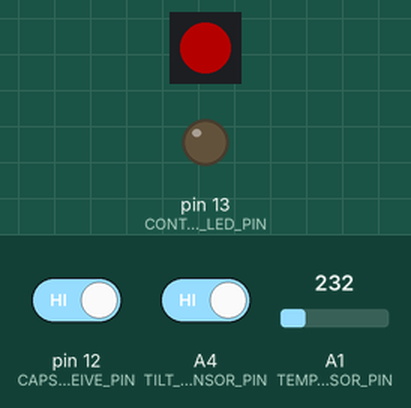
This sketch was run on a simulated Arduino Leonardo, built with avr-gcc and run on an emulated ATmega32U4. Parts: 1 RGB LEDs in strip order, left to right, output pins drawn as LEDs (lit = HIGH). The test bench sets the inputs (shaded band); at power-on: pin 12 (CAPSENSE_RECEIVE_PIN) HIGH, A1 (TEMPERATURE_SENSOR_PIN) = 232, A4 (TILT_SENSOR_PIN) HIGH. Dim RGB values are drawn brighter than linear; the strip is taken to match the declared colour order; random numbers use the default seed unless the sketch sets one; pins used as bus, display or sensor lines are not drawn; what the sketch prints to the serial monitor is not drawn.

Above: at 0.87 s.
0.9 s: pin 12 (CAPSENSE_RECEIVE_PIN) driven LOW
At 1.7 s:
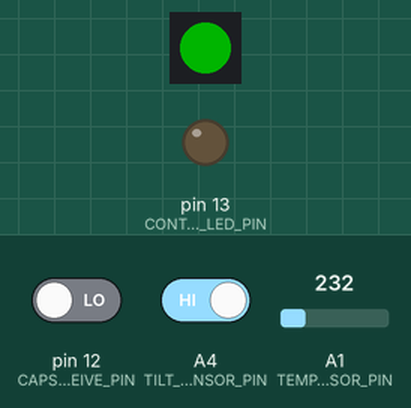
2.4 s: pin 12 (CAPSENSE_RECEIVE_PIN) driven HIGH
At 2.56 s:
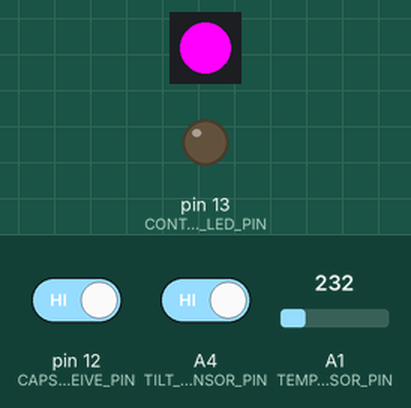
At 3.0 s:
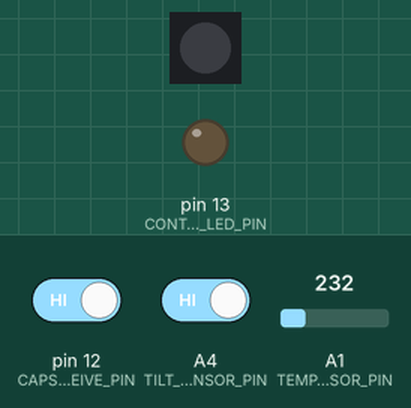
Timing chart, 0 to 5.4 s (numbered marks = the images above; inputs shaded):
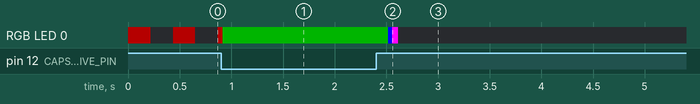

The sketch:

arduino.ino
```cpp
/* cube-arduino.ino

 ****************************************************************************
 * Glowing Thermometer Cube                                                 *
 ****************************************************************************
   Lange Nacht der Forschung / Lunga notte della Ricerca 2014 @ TIS FabLab

 The Glowing Thermometer Cube is an Arduino controlled RGB LED inside a
 translucent white cube. By touching the touch sensitive area (near the bent
 wire) you can switch between 2 modes:

 * in thermometer mode the cube's color reflects the room temperature. Blue
   means it is cold (default set to 20C), magenta is rather warm (35C), and
   temperatures in between are interpolated.
 * the second mode is the cube glowing with white light.
 * if you keep touching the sensor area, the led cycles slowly through the
   rainbow colors and stops when you let go.

 * you can define more modes if you want, we already wrote some effects and
   put the functions into colors.h. Feel free to add your own!

 * to switch the lamp on and off simply turn it upside down!

 When you power on the lamp it blinks red. Please touch the capacitive sensor
 for 1-2 seconds to calibrate it.

 ****************************************************************************

 This sketch  works with an Arduino Leonardo with the following components
 plugged directly into the specified pins:

 * temperature sensor LM35 with flat side out in pin A0, A1 and A2.
   First pin = +5V of LM35 is A0
 * WS2812 LED
   - Data out is connected to pin 2 through a 330 Ohm resistor - you will need
     to solder here
   - +5V and GND go to Arduino's +5V and GND pins near the USB socket - here
     there is soldering needed, too
   - Data out is not used
 * Tilt sensor to pins A4 and A5
 * The touch antenna, which is a bent piece of wire, is connected to pin 12.
   Pin 12 is also connected via a 100pF capacitor to GND (nearby pin).
   Pins 10 and 12 are conneced via a 10MOhm resistor.

 */


// *********************************************
// CONSTANT DEFINITIONS
// *********************************************

// pins
#define CONTROL_LED_PIN 13          // arduino's builtin LED is on pin 13
#define PIN_WS2811 2                // WS2812LED data pin (Adafruit_NeoPixel)
#define TEMPERATURE_SENSOR_PWR A0   // +5V power supply for LM35 sensor
#define TEMPERATURE_SENSOR_PIN A1   // analog input for temperature sensor
#define TEMPERATURE_SENSOR_GND A2   // ground for LM35 temperature sensor
#define TILT_SENSOR_PIN A4          // pin1 of the tilt sensor
#define TILT_SENSOR_GND A5          // pin2 of the tilt sensor
#define CAPSENSE_SEND_PIN 10        // touch sensor sender pin
#define CAPSENSE_RECEIVE_PIN 12     // receive pin of the touch sensor

//constants
const float MIN_TEMPERATURE=20.0;   // lower end of temperature interval
const float MIN_HUE=240.0;          // HSV hue for min temperature (240=blue)
const float MAX_TEMPERATURE=35.0;   // upper end of temp. interval
const float MAX_HUE=-60.0;          // HSV hue for max temp (-60=300=magenta)
const int LONGTOUCH_TIME=400;       // millisecs for long-touch
const int TILT_DEBOUNCE=100;        // ignore tilt sensor after status change
const int PRINT_TIME=5000;          // print temperature to serial interval

// mode identifiers
const byte MODE_THERMOMETER=0;
const byte MODE_OFF=80;
const byte MODE_ON=81;
const byte MODE_COLORSELECT=90;
const byte MODE_KEEPCOLOR=91;

// *********************************************
// GLOBAL VARIABLES
// *********************************************

byte currentMode = 0;             // currently active mode
byte oldMode = 0;                 // remember mode for wen you turn it back on
float temperature = 0;            // room temperature
float hue = 0;                    // color hue that reflects temperature
bool newValue = LOW;              // buffer for input tilt + touch sensors
bool oldTiltValue = LOW;          // used to filter tilt sensor readings
bool currentTouchStatus = LOW;    // HIGH when touch is detected
bool currentTiltStatus = LOW;     // HIGH when cube is upside down (filtered)
unsigned long touchTime = 0;      // time variable to detect long touches
unsigned long tiltLock = 0;       // time variable for filtering tilt signal
unsigned long printTime = 0;      // time variable for temperature output

// *********************************************
// INCLUDE LIBRARIES / EXTERNAL FILES
// *********************************************

#include <Adafruit_NeoPixel.h>      // Adafruit's WS2812 LED library
#include "led.h"                    // we manage the led library for you
#include "colors.h"                 // here are some led light effects
#include <CapacitiveSensor.h>       // capacitive touch sensor library
#include "capsense.h"               // we manage the touch sensor as well

// *********************************************
// SETUP FUNCTION
// *********************************************

void setup() {
  Serial.begin(9600);
  // temperature sensor
  analogReference(INTERNAL); // reference for temperatur reading: 2.56V
  // WARNING: wrong settings can damage temperature sensor and arduino:
  pinMode(TEMPERATURE_SENSOR_PWR, OUTPUT);
  digitalWrite(TEMPERATURE_SENSOR_PWR, HIGH); // +5v for lm35
  pinMode(TEMPERATURE_SENSOR_GND, OUTPUT);
  digitalWrite(TEMPERATURE_SENSOR_GND, LOW); // ground for lm35
  // tilt sensor
  pinMode(TILT_SENSOR_PIN, INPUT_PULLUP); // HIGH unless grounded
  pinMode(TILT_SENSOR_GND, OUTPUT);
  digitalWrite(TILT_SENSOR_GND, LOW); // ground for tilt sensor
  // onboard status led
  pinMode(CONTROL_LED_PIN, OUTPUT);
  // WS2812LED
  led_initialize(); // initialize led functions
  // touch sensor
  capsense_initialize(); // please touch sensor to calibrate it
}

// *********************************************
// MAIN LOOP
// *********************************************

void loop() {
  // ********** PROCESS TOUCH SENSOR ***********************************
  if (currentMode!=MODE_OFF) { //only react to touches when lamp is on
    newValue = capsense_read(); // HIGH when your finger touches the antenna
    if (newValue==HIGH) { // you are touching the sensor NOW
      // if newValue differs from currentTouchStatus (=value by the end of the
      // last loop) it means that you touched the cube just now
      if (newValue!=currentTouchStatus)
      touchTime = millis(); // remember timestamp for long-touch detection
      else { // you're touching the sensor for a while now...
        if ((millis()-touchTime)>LONGTOUCH_TIME) // is this a "longtouch"?
        currentMode = MODE_COLORSELECT;  // special mode to select color
       }
    }
    else { // you are not touching the sensor
      if (newValue!=currentTouchStatus) { // you let it go just now
        if ((millis()-touchTime)>LONGTOUCH_TIME) // it was a long touch
          currentMode = MODE_KEEPCOLOR; // keep color you set manually
        else // short touch
          currentMode = currentMode + 1; // next mode
      }
    }
    currentTouchStatus = newValue; // remember new touch status for next loop
    // turn the onboard led on when a touch is detected:
    digitalWrite(CONTROL_LED_PIN, currentTouchStatus);
  }
  // ********** PROCESS TILT SENSOR ************************************
  newValue = digitalRead(TILT_SENSOR_PIN); // HIGH when you tilt the cube
  if (newValue!=oldTiltValue) { // sensor value has changed
    // the tilt sensor is really sensitive and every vibration produces a
    // short signal spike - we need to smooth that out. also the ball
    // inside the sensor tends to bounce after tilting, sending on and off
    // signals repeatedly
    // therefore we ignore signals that are shorter than TILT_DEBOUNCE
    tiltLock = millis() + TILT_DEBOUNCE;
    oldTiltValue = newValue; // remember current value
  }
  else if (millis()>tiltLock) { // signal is constant for TILT_DEBOUNCE ms
    if (newValue==HIGH) { // cube is upside down
      if (newValue!=currentTiltStatus) { // was standing upright until now
        if (currentMode==MODE_OFF)
          currentMode = MODE_ON;
        else {
          oldMode = currentMode; // remember mode for when we switch on
          currentMode = MODE_OFF;
        }
      }
	}
    currentTiltStatus = newValue; // remember cube orientation
  }

  // ********** DISPLAY CURRENT MODE ***********************************
  switch (currentMode) {
  case 1: // white light
    led_setRGB(255, 255, 255); // 100% red 100% green 100% blue = white
    break;
//  case 2:
//    effect_heartbeat(160, 0, 255);
//    break;
  /*
    Insert more modes here!
    try the following light effects:
      effect_pulse(255, 255, 255);      // pulsing white light
      effect_candle();                  // candle light effect
      effect_rainbow(3000);             // cycle rainbow colors in 3 secs
      effect_heartbeat(160, 0, 255);    // slow purple heartbeat
      effect_blink(13, 178, 177, 500);  // blinking LuNa turquoise
    ... and then write your own!
  */
  case MODE_OFF: // special mode: turn off the light ...
    // ... activated by turning the cube upside down
    led_setRGB(0, 0, 0); // 0% red 0% green 0% blue = black = off
    break;
  case MODE_ON: // special mode: turn back on the light ...
    if (oldMode==MODE_KEEPCOLOR) led_setHSV(hue, 1, 1);
      currentMode = oldMode;
    break;
  case MODE_COLORSELECT: // special mode: slowly change color ...
    // ... activated by long-touching the cube
    hue = effect_rainbow(15000); // cycle through colors in 15 seconds
    break;
  case MODE_KEEPCOLOR: // special mode: don't do anything...
    // ... when you let go the cube after changing colors
    break;
  case MODE_THERMOMETER: // thermometer light
  default:
    // get temperature and calculate smoothed average
    temperature = (temperature * 0.9) + (temperature_read()*0.1);
    // limit temperature to interval [min_temperature, max_temperature]
    if (temperature>MAX_TEMPERATURE)
      temperature = MAX_TEMPERATURE;
    else if (temperature<MIN_TEMPERATURE)
      temperature = MIN_TEMPERATURE;
    // calculate corresponding color hue (hue as in HSV color spectrum)
    hue = MIN_HUE + (temperature - MIN_TEMPERATURE) * (MAX_HUE - MIN_HUE) / (MAX_TEMPERATURE - MIN_TEMPERATURE);
    if (hue<0) hue = hue + 360; // add 360 if hue angle is negative
    // set led to hsv color
    led_setHSV(hue, 1, 1);
    // make sure mode is 0
    currentMode = 0;
  }

  // ********** PRINT TEMPERATURE VALUE TO SERIAL ************************
  if (millis()-printTime>PRINT_TIME) {
	Serial.print("Temperature: ");
	Serial.print(temperature_read());
	Serial.println(" degC");
	printTime = millis();
  }

  // a few relaxing moments for the microprocessor
  delay(5);
}

// *********************************************
// FUNCTION read temperature from LM35 sensor
// *********************************************
float temperature_read(void) {
  int value = 0;
  float celsius;
  // read temperature 10 times, take average
  for (int i=0; i<10; i++)
    value = value + analogRead(TEMPERATURE_SENSOR_PIN);
  value = value / 10;
  value = analogRead(TEMPERATURE_SENSOR_PIN);
  // 0.01V = 1C; 1024 bit; 2,560V reference
  celsius = (value * 256.0 / 1024.0);
  return celsius;
}
```

capsense.h
```cpp
/* capsense.h

 ****************************************************************************
 WS2812 LED functions
 ****************************************************************************
 capsense_initialize()    touch sensor during init sequence!
 capsense_recalibrate()   recalibrate touch sensor. touch it!
 capsense_read()          returns true if touch is detected

 */

#include <CapacitiveSensor.h>

#ifndef __LUNA__capsense_h__
#define __LUNA__capsense_h__

// *********************************************
// VARIABLES and CONSTANTS
// *********************************************

// capsense library class
CapacitiveSensor cs = CapacitiveSensor(CAPSENSE_SEND_PIN, CAPSENSE_RECEIVE_PIN);

// constants
const float CAPSENSE_MIN_HYSTERESIS = 40; // don't return true until reached

// variables
long capsense_value = 0;             // to touch or not touch?
long capsense_value_raw = 0;         // unfiltered capsense raw reading
long capsense_value_smooth = 0;      // smoothed value (80% old smooth 20% raw)
long capsense_value_max = 0;         // maximum value
long capsense_value_min = 0;         // minimum value
long capsense_value_limit = 0;       // in the middle of min and max
long capsense_value_hysteresis = 0;  // safety distance from limit

// *********************************************
bool capsense_read() {
// *********************************************
// read capacity sensor and return 1 if it is a sure touch
// auto-calibrates on first touch
  // read sensor through capsense class
  capsense_value_raw = cs.capacitiveSensorRaw(15);
  // smoothe sensor readings
  capsense_value_smooth = capsense_value_smooth * 0.8 + capsense_value_raw * 0.2;
  if (capsense_value_max==0)
    capsense_value_max = capsense_value_raw;
  else if (capsense_value_raw > capsense_value_limit + capsense_value_hysteresis)
    capsense_value_max = capsense_value_max * 0.9 + capsense_value_raw * 0.1;
  if (capsense_value_min==0)
    capsense_value_min = capsense_value_raw;
  else if (capsense_value_raw < capsense_value_limit - capsense_value_hysteresis)
    capsense_value_min = capsense_value_min * 0.9 + capsense_value_raw * 0.1;
    capsense_value_limit = (capsense_value_max + capsense_value_min) / 2;
    capsense_value_hysteresis = abs(capsense_value_max - capsense_value_min) / 5;
  if (capsense_value_hysteresis > CAPSENSE_MIN_HYSTERESIS) {
    // hysteresis ok, min-max values are reliable
    if (capsense_value_smooth > capsense_value_limit + capsense_value_hysteresis) {
    // we're pretty sure you're touching the sensor - HIGH
    capsense_value = 1;
   }
    else if (capsense_value_smooth < capsense_value_limit - capsense_value_hysteresis) {
    // you're not touching the sensor - LOW
    capsense_value = 0;
  }
  // else: leave capsense_value unchanged
  }
  return capsense_value;
}

// *********************************************
void capsense_initialize() {
// *********************************************
// inialization actually doesn't do anything but forcing you to touch the
// sensor in order to to autocalibrate values
  capsense_value_limit = capsense_value_max = capsense_value_min = 0;
  capsense_value_smooth = capsense_value_hysteresis = capsense_value = 0;
  while (!capsense_read()) {
    effect_blink(64, 0, 0, 200);
    delay(20);
  }
  while (capsense_read()) {
  led_setRGB(0, 64, 0);
    delay(20);
  }
}

// *********************************************
void capsense_recalibrate() {
// *********************************************
// same as capsense_initialize();
  capsense_initialize();
}

#endif // __LUNA__capsense_h__
```

led.h
```cpp
/* led.h

 ****************************************************************************
 WS2812 LED functions
 ****************************************************************************
 led_initialize()        inizialize led / call from setup()
 led_setRGB(r, g, b)     set led to rgb color(r/g/b=0..255)
 led_setHSV(h, s, v)     set led to hsv color(h=0..360, s/v=0..1)

 */

#include <Adafruit_NeoPixel.h>

#ifndef __LUNA__led_h__
#define __LUNA__led_h__

// start adafruit's neopixel library class
Adafruit_NeoPixel led(1, PIN_WS2811, NEO_RGB + NEO_KHZ800);

// *********************************************
void led_initialize() {
// *********************************************
// initialize all pixels to 'off'
  led.begin();
  led.show();
}

// *********************************************
void led_setRGB(byte r, byte g, byte b) {
// *********************************************
// set RGB values and send to LED
// r/g/b = 0..255
  led.setPixelColor(0, r, g, b);
  led.show();
}

// *********************************************
void led_setHSV(float h, float s, float v) {
// *********************************************
// Set HSV color values and send to LED
// h = 0..360
// s = 0..1.0
// v = 0..1.0
  int i;
  float r, g, b;
  float f, p, q, t;
  if( s == 0 ) // achromatic (grey)
    r = g = b = v;
  else {
    h /= 60;      // sector 0 to 5
    i = floor( h );
    f = h - i;      // factorial part of h
    p = v * ( 1 - s );
    q = v * ( 1 - s * f );
    t = v * ( 1 - s * ( 1 - f ) );
    switch( i ) {
      case 0:
        r = v;
        g = t;
        b = p;
        break;
      case 1:
        r = q;
        g = v;
        b = p;
        break;
      case 2:
        r = p;
        g = v;
        b = t;
        break;
      case 3:
        r = p;
        g = q;
        b = v;
        break;
      case 4:
        r = t;
        g = p;
        b = v;
        break;
      default: // case 5:
        r = v;
        g = p;
        b = q;
        break;
    }
  }
  led.setPixelColor(0, 255*r, 255*g, 255*b);
  led.show();
}

#endif // __LUNA__led_h__
```

Source omitted: colors.h (4014 bytes)

Measured:
- after the input at 2.4 s, RGB LED 0: RGB(0, 64, 0) → RGB(0, 0, 255) after 0.12 s, → RGB(255, 0, 255) 0.04 s later, → off 0.06 s later
